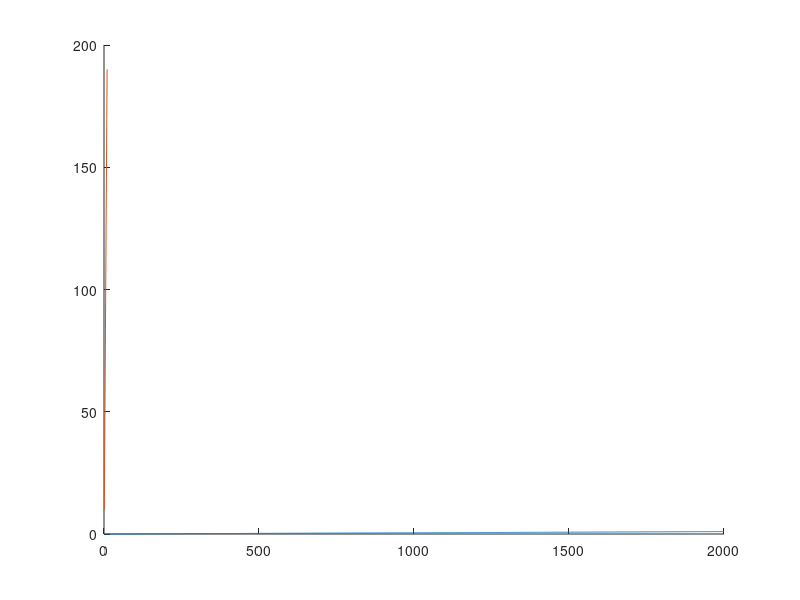

Here is the MATLAB script that generated this plot: (Note: this script raises an error after producing the figure.)
format long 

M	= 2147483562
 A1 =	40014
 M1	= 2147483563
 A2	= 40692
 M2	= 2147483399
 CORRIDAS	= 2000

 
 %%%%%%%%%%% PARTE A%%%%%%%%%%%%%
 %%%% 10000 PASADAS DE U %%%%%%%%
 
	 i=1; 	v1=23; v2=23;

     x1(1) = 23;
     x2(1)= 23;
     
		
	while(i < CORRIDAS)
	i=i+1;

    
		x1(i) = mod((A1 * x1(i-1)) , M1);
		x2(i) = mod((A2 * x2(i-1)) , M2);

		
		x(i) = mod((x1(i) - x2(i)) , M);
		if(x(i)<0)
		
			while(x(i)<0)
				x(i) = x(i) + M;
            end
        end
         
		

		if(x(i) > 0)
			u(i) = x(i)/M1;
		else
			u(i) = M/M1;
        end
    end
    
    %%%%%%%%% PARTE B %%%%%%%%%%%%%%%%%%%%%%%%%%%%%
    %%%%%%%%% CALCULO DE CHI CUADRADO X^2 %%%%%%%%%%%%%%%%%%%%%%%%%%%%
    
    
    %%% frecuencia en cada intervalo de clase %%%
    i=0;
    
    dist = zeros(1,10);
    clases = [0.05, 0.15, 0.25, 0.35, 0.45, 0.55, 0.65, 0.75, 0.85, 0.95];
    
    while (i<CORRIDAS)
        i=i+1;
        if(u(i) < 0.1)
            dist(1)=dist(1)+1;
        else if(u(i) <0.2)
                dist(2)=dist(2)+1;
                else if(u(i) <0.3)
                    dist(3)=dist(3)+1;
                    else if(u(i) <0.4)
                        dist(4)=dist(4)+1;
                        else if(u(i) <0.5)
                            dist(5)=dist(5)+1;
                            else if(u(i) <0.6)
                                dist(6)=dist(6)+1;
                                else if(u(i) <0.7)
                                    dist(7)=dist(7)+1;
                                    else if(u(i) <0.8)
                                    dist(8)=dist(8)+1;
                                        else if(u(i) <0.9)
                                        dist(9)=dist(9)+1;
                                            else
                                            dist(10)=dist(10)+1;
                                            end
                                        end
                                    end
                                end
                            end
                        end
                    end
            end
        end
    end
    
    dist
    %%%% frecuencias para cada intervalo de clase
    %plot( clases, dist);
    
    %%%%%%%%%%%%%%%%%%%%%%%%%%%%%%%%%%%%%%%%%%%%%%%
    %%%%%%%%% estadistico chi cuadrado %%%%%%%%
    
    
    chi0cuadrado = 0;
    i=1;
    while (i<=10)
        chi0cuadrado = chi0cuadrado + (dist(i)-CORRIDAS/10)^2/CORRIDAS/10;
        i=i+1;
    end
    
    chi0cuadrado
    xcritico = 16.91898
    
        
    %%%%%%%%%%%%%%%%%%%%%%%%%%%%%%%%%%%%%%%%%%%%%%%%%%%%%%%%%%%%%%%%%%%%%%%
    %%%%%%%%%%%%%%%%%%%%%%%%%%%%%%%%%%%%%% test KS  %%%%%%%%%%%%%%%%%%%%%%%%%%%
    
    sorted_u = sort(u);
    
    hold on
    plot(sorted_u)
    plot(CORRIDAS/10*clases)
    
    %ktest devuelve el i
    n = CORRIDAS
    i=1;
    while(i<=10)
        
        D_mas_aux(i)= ktest(sorted_u, clases(i))/n - clases(i);
        
        D_menos_aux(i) = clases(i) - (ktest(sorted_u, clases(i))-1)/n;
        
        i= i+1;
    end
    D_mas_aux;
    D_mas = max(D_mas_aux);
    
    D_menos_aux;
    D_menos  = max(D_menos_aux);
    
    D = max(D_mas, D_menos)
    
    
    
    
        
    %%%%%%%%%%%%% plots en 2 d y en 3d     %%%%%%%%%%%%%%%%%%%%%%%%%%%%% %%%%%%%%%%%%%%%%%%%%%
    %%%%%%%%%%%%%%%%%%%%%%%%%%%%% %%%%%%%%%%%%%%%%%%%%%%
    %%%%%%%%%%%%%%%%%%%%%%%%%%%%%%%%%%%%%%%%%%%%%%%%%%%%%%%%
        
    i = 1;
    u2d= zeros(1,CORRIDAS);
    u3d= zeros(1,CORRIDAS);
    while(i+1<CORRIDAS)
        u2d(i+1) = u(i);
        u3d(i+2) = u(i);
        i=i+1;
    end
    
    size(u);
    size(u2d);
    size(u3d);
    
    %plot(u, u2d);
   % plot3(u, u2d, u3d);
        
        
        
        
        
         
           
     
    
    